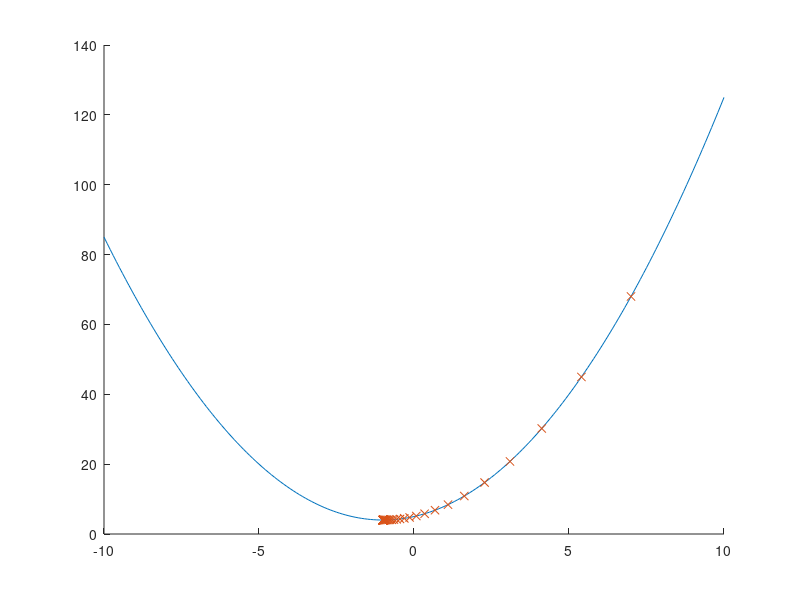

Here is the MATLAB script that generated this plot:
LR=0.1;
x=zeros(1,100);
x(1)=7;
t=-10:0.1:10;
y=t.^2+t.*2+5;

for i=2:100
  %f=x(i)^2+2*(i)+5;
  fd=2*x(i-1)+2;
  x(i)=x(i-1)-LR*fd;
end
y2=x.^2+x.*2+5;
cla
hold on
plot(t,y)
plot(x,y2,'x')

